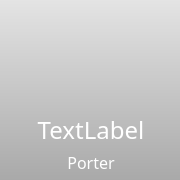
<?xml version="1.0" encoding="UTF-8"?>
<ui version="4.0">
 <class>Form</class>
 <widget class="QWidget" name="Form">
  <property name="geometry">
   <rect>
    <x>0</x>
    <y>0</y>
    <width>180</width>
    <height>180</height>
   </rect>
  </property>
  <property name="minimumSize">
   <size>
    <width>180</width>
    <height>180</height>
   </size>
  </property>
  <property name="maximumSize">
   <size>
    <width>180</width>
    <height>180</height>
   </size>
  </property>
  <property name="windowTitle">
   <string>Form</string>
  </property>
  <widget class="QLabel" name="picture">
   <property name="geometry">
    <rect>
     <x>0</x>
     <y>0</y>
     <width>180</width>
     <height>180</height>
    </rect>
   </property>
   <property name="sizePolicy">
    <sizepolicy hsizetype="Maximum" vsizetype="Minimum">
     <horstretch>0</horstretch>
     <verstretch>0</verstretch>
    </sizepolicy>
   </property>
   <property name="minimumSize">
    <size>
     <width>180</width>
     <height>180</height>
    </size>
   </property>
   <property name="text">
    <string/>
   </property>
  </widget>
  <widget class="QLabel" name="picture_2">
   <property name="geometry">
    <rect>
     <x>0</x>
     <y>0</y>
     <width>180</width>
     <height>180</height>
    </rect>
   </property>
   <property name="sizePolicy">
    <sizepolicy hsizetype="Maximum" vsizetype="Minimum">
     <horstretch>0</horstretch>
     <verstretch>0</verstretch>
    </sizepolicy>
   </property>
   <property name="minimumSize">
    <size>
     <width>180</width>
     <height>180</height>
    </size>
   </property>
   <property name="styleSheet">
    <string notr="true">background-color: qlineargradient(spread:pad, x1:0, y1:1, x2:0, y2:0, stop:0 rgba(0, 0, 0, 75), stop:1 rgba(200, 200, 200, 75));</string>
   </property>
   <property name="text">
    <string/>
   </property>
  </widget>
  <widget class="QWidget" name="verticalLayoutWidget">
   <property name="geometry">
    <rect>
     <x>0</x>
     <y>110</y>
     <width>182</width>
     <height>71</height>
    </rect>
   </property>
   <layout class="QVBoxLayout" name="verticalLayout">
    <property name="spacing">
     <number>0</number>
    </property>
    <item>
     <widget class="QLabel" name="name">
      <property name="minimumSize">
       <size>
        <width>180</width>
        <height>0</height>
       </size>
      </property>
      <property name="maximumSize">
       <size>
        <width>16777215</width>
        <height>30</height>
       </size>
      </property>
      <property name="font">
       <font>
        <family>Futura BdCn BT</family>
        <pointsize>18</pointsize>
        <weight>50</weight>
        <bold>false</bold>
        <stylestrategy>PreferAntialias</stylestrategy>
       </font>
      </property>
      <property name="styleSheet">
       <string notr="true">QLabel {color: white}</string>
      </property>
      <property name="text">
       <string>TextLabel</string>
      </property>
      <property name="alignment">
       <set>Qt::AlignCenter</set>
      </property>
     </widget>
    </item>
    <item>
     <widget class="QLabel" name="artist">
      <property name="minimumSize">
       <size>
        <width>0</width>
        <height>0</height>
       </size>
      </property>
      <property name="maximumSize">
       <size>
        <width>16777215</width>
        <height>25</height>
       </size>
      </property>
      <property name="font">
       <font>
        <family>Futura Lt BT</family>
        <pointsize>12</pointsize>
       </font>
      </property>
      <property name="styleSheet">
       <string notr="true">QLabel {color: white}</string>
      </property>
      <property name="text">
       <string>Porter</string>
      </property>
      <property name="alignment">
       <set>Qt::AlignCenter</set>
      </property>
     </widget>
    </item>
   </layout>
  </widget>
 </widget>
 <resources/>
 <connections/>
</ui>
